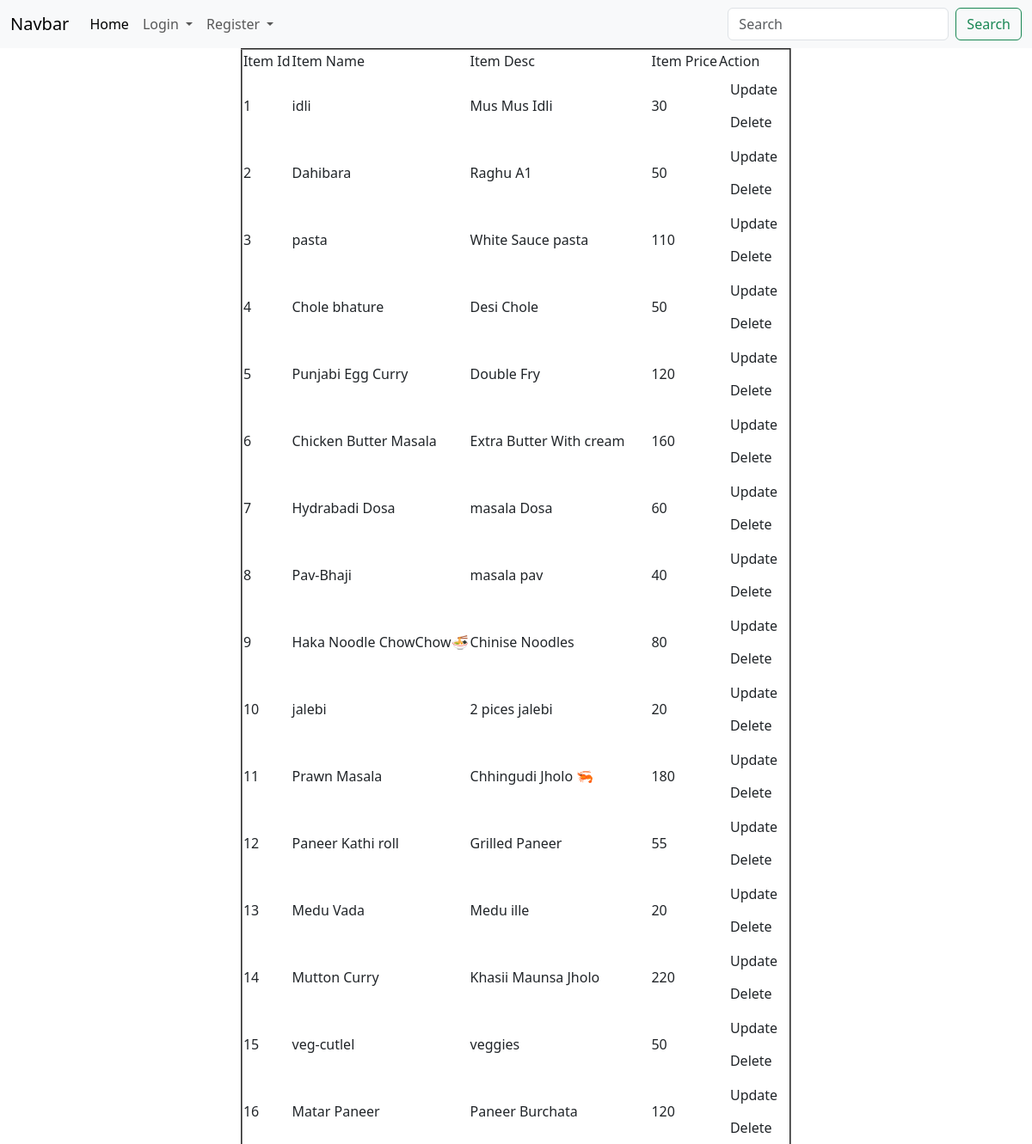
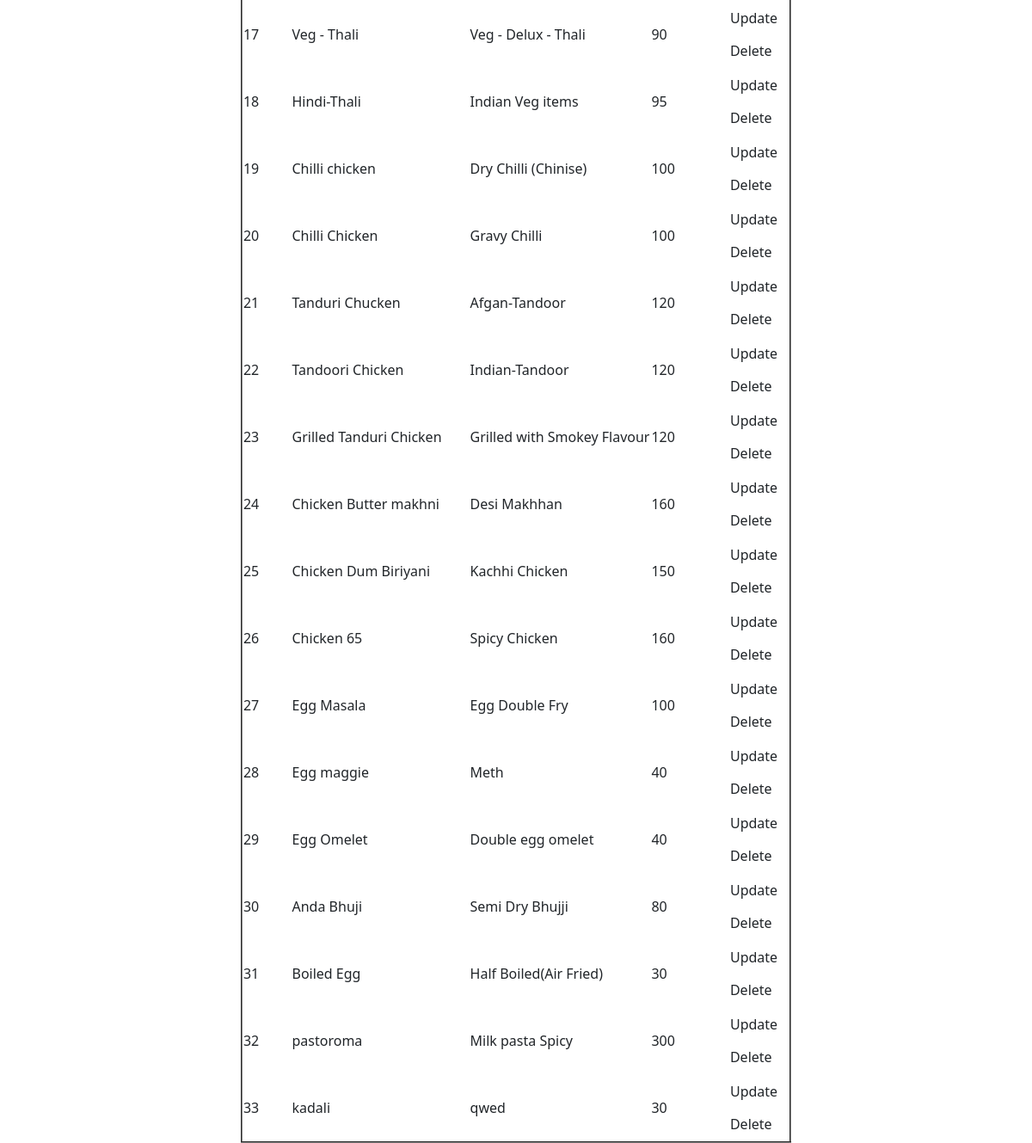
Screenshot of /master/menu with the database file from the repository (2 pictures, top to bottom).
### master/models.py (models this page shows, shortened)
class Item(models.Model):
    item_id=models.IntegerField(primary_key=True)
    item_name=models.CharField( max_length=50)
    item_price=models.IntegerField()
    item_desc=models.CharField(max_length=50)
    item_type=models.CharField(choices=choice_item,max_length=50)
    photo=models.ImageField()

### master/views.py (the view)
# urls.py: path('menu',menu,name='menu'),
def menu(request):
    item=Item.objects.all()
    d={'items':item}
    return render (request,'menu.html',d)

### templates/menu.html (shortened to what this page needs)
{% extends "base.html" %}
{% block body %}
<center><table border="2">
    <tr border="2">
        <td>Item Id</td>
        <td>Item Name</td>
        <td>Item Desc</td>
        <td>Item Price</td>
        <td>Action</td>
    </tr>
{% for item  in items %}
    <tr>
        <td>{{ forloop.counter }}</td>
        <td>{{ item.item_name  }}</td>
        <td>{{item.item_desc}}</td>
        <td>{{item.item_price}}</td>
        <td><form action="" method="get">
            <a href="update{{item.pk}}" class="btn" type="submit">Update</a>
        </form>
        <form action="" method="get">
        <a href="delete{{item.pk}}" class="btn" type="submit">Delete</a>
         </form>
        </td>
    </tr>
    {% endfor %}
</table></center>
{% endblock body %}

### templates/base.html (shortened to what this page needs)
<!DOCTYPE html>
<html lang="en">
<head>
    <link rel="stylesheet" href="https://cdn.jsdelivr.net/npm/bootstrap@5.3.3/dist/css/bootstrap.min.css">
</head>
<body>
    <nav class="navbar navbar-expand-lg bg-body-tertiary">
        <div class="container-fluid">
          <a class="navbar-brand" href="#">Navbar</a>
          <div class="collapse navbar-collapse" id="navbarSupportedContent">
            <ul class="navbar-nav me-auto mb-2 mb-lg-0">
              <li class="nav-item">
                <a class="nav-link active" aria-current="page" href="{% url "home" %}">Home</a>
              </li>
              {% if user.is_authenticated %}
              {% if user.is_staff %}
              <li class="nav-item">
                <a class="nav-link active" aria-current="page" href="{% url "add_item" %}">Add Item</a>
              </li>
              <li class="nav-item">
                <a class="nav-link active" aria-current="page" href="{% url "menu" %}">Menu</a>
              </li>
              {% else %}
              <li class="nav-item">
                <a class="nav-link active" aria-current="page" href="{% url "go_to_menu" %}">Go to Menu</a>
              </li>
              <li class="nav-item">
                <a class="nav-link active" aria-current="page" href="{% url "change_password" %}">change_password</a>
              </li>
              {% endif %}
              <li class="nav-item">
                <a class="nav-link active" aria-current="page" href="{% url "user_logout" %}">Logout</a>
              </li>
              {% else %}
              <li class="nav-item dropdown">
                <a class="nav-link dropdown-toggle" href="#" role="button" data-bs-toggle="dropdown" aria-expanded="false">
                  Login
                </a>
              </li>
              <li class="nav-item dropdown">
                <a class="nav-link dropdown-toggle" href="#" role="button" data-bs-toggle="dropdown" aria-expanded="false">
                  Register
                </a>
                </ul>
                {% endif %}
            <form class="d-flex" role="search">
              <input class="form-control me-2" type="search" placeholder="Search" aria-label="Search">
              <button class="btn btn-outline-success" type="submit">Search</button>
            </form>
          </div>
        </div>
      </nav>
</body>
{% block body %}
{% endblock body %}
</html>

### rows the page displays
Item: item_name "idli", item_desc "Mus Mus Idli", item_price "30"
Item: item_name "Dahibara", item_desc "Raghu A1", item_price "50"
Item: item_name "pasta", item_desc "White Sauce pasta", item_price "110"
Item: item_name "Chole bhature", item_desc "Desi Chole", item_price "50"
Item: item_name "Punjabi Egg Curry", item_desc "Double Fry", item_price "120"
Item: item_name "Chicken Butter Masala", item_desc "Extra Butter With cream", item_price "160"
Item: item_name "Hydrabadi Dosa", item_desc "masala Dosa", item_price "60"
Item: item_name "Pav-Bhaji", item_desc "masala pav", item_price "40"
Item: item_name "Haka Noodle ChowChow🍜", item_desc "Chinise Noodles", item_price "80"
Item: item_name "jalebi", item_desc "2 pices jalebi", item_price "20"
Item: item_name "Prawn Masala", item_desc "Chhingudi Jholo 🦐", item_price "180"
Item: item_name "Paneer Kathi roll", item_desc "Grilled Paneer", item_price "55"
Item: item_name "Medu Vada", item_desc "Medu ille", item_price "20"
Item: item_name "Mutton Curry", item_desc "Khasii Maunsa Jholo", item_price "220"
Item: item_name "veg-cutlel", item_desc "veggies", item_price "50"
Item: item_name "Matar Paneer", item_desc "Paneer Burchata", item_price "120"
Item: item_name "Veg - Thali", item_desc "Veg - Delux - Thali", item_price "90"
Item: item_name "Hindi-Thali", item_desc "Indian Veg items", item_price "95"
Item: item_name "Chilli chicken", item_desc "Dry Chilli (Chinise)", item_price "100"
Item: item_name "Chilli Chicken", item_desc "Gravy Chilli", item_price "100"
Item: item_name "Tanduri Chucken", item_desc "Afgan-Tandoor", item_price "120"
Item: item_name "Tandoori Chicken", item_desc "Indian-Tandoor", item_price "120"
Item: item_name "Grilled Tanduri Chicken", item_desc "Grilled with Smokey Flavour", item_price "120"
Item: item_name "Chicken Butter makhni", item_desc "Desi Makhhan", item_price "160"
Item: item_name "Chicken Dum Biriyani", item_desc "Kachhi Chicken", item_price "150"
Item: item_name "Chicken 65", item_desc "Spicy Chicken", item_price "160"
Item: item_name "Egg Masala", item_desc "Egg Double Fry", item_price "100"
Item: item_name "Egg maggie", item_desc "Meth", item_price "40"
Item: item_name "Egg Omelet", item_desc "Double egg omelet", item_price "40"
Item: item_name "Anda Bhuji", item_desc "Semi Dry Bhujji", item_price "80"
Item: item_name "Boiled Egg", item_desc "Half Boiled(Air Fried)", item_price "30"
Item: item_name "pastoroma", item_desc "Milk pasta Spicy", item_price "300"
Item: item_name "kadali", item_desc "qwed", item_price "30"
